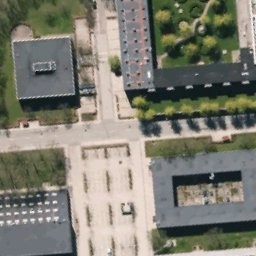
#> input picture Assignment 3/EE604_assign_3_images/location.png, 256 x 256 px
$ python localizer.py ../location.png
#> lines starting #> are read from the running program, lines starting #| are printed output that depends on the picture
import cv2
from PIL import Image
from matplotlib import pyplot
import numpy as np
import matplotlib.image as image
import sys

p = sys.argv[1]

img = cv2.imread(p, cv2.IMREAD_COLOR)
#> img is the input picture: shape (256, 256, 3); mean B, G, R 113.8, 125.5, 126.5

# [7 lines of commented-out code are left out]
gb = abs(img[:,:,1]-img[:,:,2])
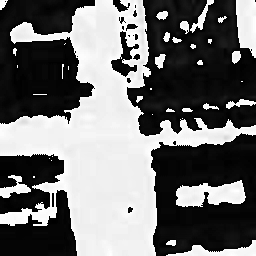
#> gb: shape (256, 256); min 0, max 255, mean 111.3
# rg = abs(img[:,:,2]-img[:,:,1])
# rb = abs(img[:,:,2]-img[:,:,0])
# rgb = abs((img[:,:,1]+img[:,:,0]+img[:,:,2])/3)
ggrb = abs((2*img[:,:,1])-img[:,:,0]-img[:,:,2])
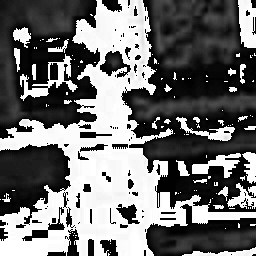
#> ggrb: shape (256, 256); min 0, max 255, mean 111.7

(x,y,z) = img.shape
#> x = 256; y = 256; z = 3
gbm=0
ggrbm = 0
for i in range (0,x):
    for j in range (0,y):
        gbm += abs(int(img[i][j][1]) - int(img[i][j][2]))
        ggrbm += abs(int((2*img[i][j][1])) - int(img[i][j][2]) - int(img[i][j][0]))
#> after the loop, gbm = 620234; ggrbm = 938371

gbm = gbm/(x*y)
#> gbm = 9.46
ggrbm = ggrbm/(x*y)
#> ggrbm = 14.32

gba = np.mean(gb)
#> gba = 111.3
# rga = np.mean(rg)
# rba = np.mean(rb)
# rgba = np.mean(rgb)
ggrba = np.mean(ggrb)
#> ggrba = 111.7

# [36 lines of commented-out code are left out]

if(gbm>=0 and gbm<=80 and ggrbm>=12 and ggrbm<=85):
    print(2)    #Grass
if(gbm >=0 and gbm<=6 and ggrbm>=1 and ggrbm<=8):
    print(1)    #Building
if(gbm>=6 and gbm<=20 and ggrbm >=0 and ggrbm<=12):
    print(3)    #Road
# else:
#     print("Bahut dukh hua")
